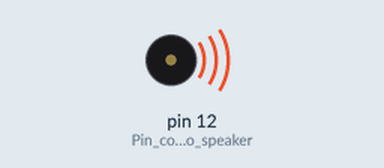
Simulated run of this sketch. Board: Arduino Uno, built with avr-gcc and run on an emulated ATmega328P. Shown: buzzer (waves = sounding). At 112.6 s the program stops and its outputs stay as they are.

Above: at 0.1 s.
At 37.7 s:
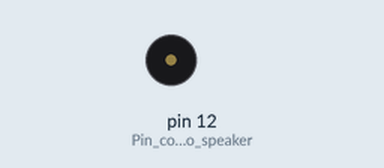
Timing chart, 0 to 40.0 s (numbered marks = the images above):
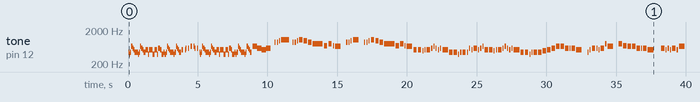

Measured:
- by itself, tone on pin 12 (Pin_connected_to_speaker): plays 439 Hz for 0.04 s, 391 Hz for 0.08 s, 439 Hz for 0.08 s, 656 Hz for 0.08 s, 585 Hz for 0.08 s, 521 Hz for 0.08 s … (184 notes in this stretch)

The sketch:

PlayTune.ino
```cpp
/*

*/
#define notecount 566  // paste notecount here

const unsigned short notes[notecount] PROGMEM = { 1136, 1275, 1136, 758, 851, 955, 1136, 1136, 1275, 1136, 758, 851, 955, 1136, 955, 1012, 1275, 955, 1012, \
                                                  1275, 955, 1012, 1275, 851, 955, 1275, 1136, 1275, 1136, 758, 851, 955, 1136, 1136, 1275, 1136, 758, 851, \
                                                  955, 1136, 955, 955, 955, 851, 851, 758, 758, 758, 851, 851, 1136, 1275, 1136, 758, 851, 955, 1136, \
                                                  1136, 1275, 1136, 758, 851, 955, 1136, 955, 1012, 1275, 955, 1012, 1275, 955, 1012, 1275, 851, 955, 1275, \
                                                  1136, 1275, 1136, 758, 851, 955, 1136, 1136, 1275, 1136, 758, 851, 955, 1136, 758, 803, 851, 901, 955, \
                                                  901, 851, 803, 568, 568, 506, 477, 568, 568, 506, 477, 506, 568, 637, 715, 637, 715, 758, 568, \
                                                  568, 506, 477, 568, 568, 506, 477, 506, 568, 637, 715, 637, 715, 758, 955, 955, 1012, 955, 955, \
                                                  851, 758, 851, 955, 851, 955, 1136, 1136, 1275, 1136, 1136, 1136, 851, 955, 851, 955, 851, 758, 955, \
                                                  955, 1012, 955, 955, 851, 758, 851, 955, 851, 955, 1136, 1136, 1275, 1136, 1136, 1136, 1012, 955, 851, \
                                                  758, 758, 851, 851, 851, 955, 1136, 955, 851, 851, 955, 851, 637, 758, 637, 715, 758, 758, 851, \
                                                  851, 851, 955, 851, 955, 851, 955, 851, 955, 758, 318, 357, 379, 379, 425, 425, 425, 477, 568, \
                                                  477, 425, 425, 477, 425, 318, 379, 318, 357, 379, 379, 425, 425, 425, 477, 425, 477, 425, 477, \
                                                  425, 379, 425, 379, 425, 379, 568, 637, 568, 379, 425, 477, 568, 568, 637, 568, 379, 425, 477, \
                                                  568, 477, 506, 637, 477, 506, 637, 477, 506, 637, 425, 477, 637, 568, 637, 568, 379, 425, 477, \
                                                  568, 568, 637, 568, 379, 425, 477, 568, 477, 477, 477, 425, 425, 379, 379, 379, 425, 425, 568, \
                                                  637, 568, 379, 425, 477, 568, 568, 637, 568, 379, 425, 477, 568, 477, 506, 637, 477, 506, 637, \
                                                  477, 506, 637, 425, 477, 637, 568, 637, 568, 379, 425, 477, 568, 568, 637, 568, 379, 425, 477, \
                                                  568, 379, 401, 425, 450, 477, 450, 425, 401, 568, 568, 506, 477, 568, 568, 506, 477, 506, 568, \
                                                  637, 715, 637, 715, 758, 568, 568, 506, 477, 568, 568, 506, 477, 506, 568, 637, 715, 637, 715, \
                                                  758, 955, 955, 1012, 955, 955, 851, 758, 851, 955, 851, 955, 1136, 1136, 1275, 1136, 1136, 1136, 1275, \
                                                  1516, 1275, 1516, 1275, 1136, 1136, 1136, 1275, 1136, 1136, 1012, 955, 1012, 1136, 1012, 1136, 1136, 1136, 1275, \
                                                  1136, 1136, 1136, 1012, 955, 851, 758, 1136, 1275, 1136, 758, 851, 955, 1136, 1136, 1275, 1136, 758, 851, \
                                                  955, 1136, 955, 1012, 1275, 955, 1012, 1275, 955, 1012, 1275, 851, 955, 1275, 1136, 1275, 1136, 758, 851, \
                                                  955, 1136, 1136, 1275, 1136, 758, 851, 955, 1136, 955, 955, 955, 851, 851, 758, 758, 758, 851, 851, \
                                                  1136, 1275, 1136, 758, 851, 955, 1136, 1136, 1275, 1136, 758, 851, 955, 1136, 955, 1012, 1275, 955, 1012, \
                                                  1275, 955, 1012, 1275, 851, 955, 1275, 1136, 1275, 1136, 758, 851, 955, 1136, 1136, 1275, 1136, 758, 851, \
                                                  955, 1136, 1012, 1072, 1136, 1203, 1136, 1072, 1012, 955, 955, 1012, 1012, 1012, 1136, 1136, 955, 851, 851, \
                                                  637, 851, 637, 758, 637, 715, 758, 758, 851, 851, 851, 955, 851, 955, 851, 955, 851, 955, 758, \
                                                  637, 715, 758, 758, 851, 851, 851, 955, 1136, 955, 851, 851, 955, 851, 637, 758, 637, 715, 758, \
                                                  758, 851, 851, 851, 955, 851, 955, 851, 955, 851, 758, 851, 758, 851, 758
                                                };

const unsigned short notenum[notecount] PROGMEM = { 16, 14, 16, 24, 21, 19, 51, 16, 14, 16, 24, 21, 19, 51, 19, 18, 14, 61, 18, \
                                                    45, 19, 18, 14, 68, 19, 45, 16, 14, 16, 24, 21, 19, 51, 16, 14, 16, 24, 21, \
                                                    19, 51, 19, 19, 19, 21, 21, 24, 24, 24, 21, 21, 16, 14, 16, 24, 21, 19, 51, \
                                                    16, 14, 16, 24, 21, 19, 51, 19, 18, 14, 61, 18, 45, 19, 18, 14, 68, 19, 45, \
                                                    16, 14, 16, 24, 21, 19, 51, 16, 14, 16, 24, 21, 19, 51, 105, 99, 94, 88, 83, \
                                                    88, 94, 99, 70, 70, 79, 587, 70, 70, 79, 251, 237, 211, 565, 167, 188, 55, 263, 70, \
                                                    70, 79, 419, 70, 70, 79, 251, 237, 211, 565, 167, 188, 55, 263, 125, 125, 39, 41, 125, \
                                                    47, 52, 47, 41, 47, 209, 105, 105, 31, 35, 105, 35, 47, 41, 141, 41, 47, 52, 125, \
                                                    125, 39, 41, 125, 47, 52, 47, 41, 47, 209, 105, 105, 31, 35, 105, 105, 118, 125, 141, \
                                                    158, 158, 141, 47, 141, 209, 35, 41, 141, 47, 41, 141, 54, 263, 188, 167, 158, 158, 141, \
                                                    47, 141, 209, 141, 41, 47, 41, 141, 41, 263, 377, 336, 316, 316, 282, 94, 282, 419, 70, \
                                                    83, 282, 94, 83, 282, 125, 527, 377, 336, 316, 316, 282, 94, 282, 419, 282, 83, 94, 83, \
                                                    282, 316, 94, 105, 94, 738, 32, 28, 32, 48, 43, 38, 102, 32, 28, 32, 48, 43, 38, \
                                                    102, 38, 36, 28, 122, 36, 91, 38, 36, 28, 137, 38, 91, 32, 28, 32, 48, 43, 38, \
                                                    102, 32, 28, 32, 48, 43, 38, 102, 38, 38, 38, 43, 43, 48, 48, 48, 43, 43, 32, \
                                                    28, 32, 48, 43, 38, 102, 32, 28, 32, 48, 43, 38, 102, 38, 36, 28, 122, 36, 91, \
                                                    38, 36, 28, 137, 38, 91, 32, 28, 32, 48, 43, 38, 102, 32, 28, 32, 48, 43, 38, \
                                                    102, 211, 193, 184, 177, 167, 177, 188, 199, 70, 70, 79, 587, 70, 70, 79, 251, 237, 211, \
                                                    565, 167, 188, 55, 263, 70, 70, 79, 419, 70, 70, 79, 251, 237, 211, 565, 167, 188, 55, \
                                                    263, 125, 125, 39, 41, 125, 47, 52, 47, 41, 47, 209, 105, 105, 31, 35, 105, 35, 31, \
                                                    26, 94, 26, 31, 35, 105, 105, 31, 35, 105, 39, 41, 39, 35, 39, 176, 105, 105, 31, \
                                                    35, 105, 105, 118, 125, 141, 10, 16, 14, 16, 24, 21, 19, 51, 16, 14, 16, 24, 21, \
                                                    19, 51, 19, 18, 14, 61, 18, 45, 19, 18, 14, 68, 19, 45, 16, 14, 16, 24, 21, \
                                                    19, 51, 16, 14, 16, 24, 21, 19, 51, 19, 19, 19, 21, 21, 24, 24, 24, 21, 21, \
                                                    16, 14, 16, 24, 21, 19, 51, 16, 14, 16, 24, 21, 19, 51, 19, 18, 14, 61, 18, \
                                                    45, 19, 18, 14, 68, 19, 45, 16, 14, 16, 24, 21, 19, 51, 16, 14, 16, 24, 21, \
                                                    19, 51, 79, 74, 70, 66, 70, 74, 79, 116, 125, 118, 39, 118, 176, 35, 41, 141, 47, \
                                                    62, 131, 62, 263, 188, 167, 158, 158, 141, 47, 141, 209, 141, 41, 47, 41, 141, 41, 261, \
                                                    188, 167, 158, 158, 141, 47, 141, 209, 35, 41, 141, 47, 41, 141, 62, 263, 188, 167, 158, \
                                                    158, 141, 47, 141, 209, 141, 41, 47, 41, 141, 158, 47, 52, 47, 428
                                                  };

const unsigned short timedelay[notecount] PROGMEM = { 0, 433, 433, 433, 433, 433, 433, 433, 433, 433, 433, 433, 433, 433, 433, 433, 433, 433, 433, \
                                                      433, 433, 433, 433, 433, 433, 433, 433, 433, 433, 433, 433, 433, 433, 433, 433, 433, 433, 433, \
                                                      433, 433, 433, 433, 1233, 433, 1233, 1233, 433, 1233, 433, 1233, 1233, 433, 433, 433, 433, 433, 433, \
                                                      433, 433, 433, 433, 433, 433, 433, 433, 433, 433, 433, 433, 433, 433, 433, 433, 433, 433, 433, \
                                                      433, 433, 433, 433, 433, 433, 433, 433, 433, 433, 433, 433, 433, 433, 433, 0, 0, 0, 0, \
                                                      0, 0, 0, 3033, 800, 800, 800, 2400, 800, 800, 800, 800, 800, 800, 800, 800, 800, 800, 4000, \
                                                      800, 800, 800, 4000, 800, 800, 800, 800, 800, 800, 800, 800, 800, 800, 800, 800, 800, 800, 800, \
                                                      800, 800, 800, 800, 800, 800, 800, 800, 800, 800, 800, 800, 800, 800, 800, 800, 800, 800, 800, \
                                                      800, 800, 800, 800, 800, 800, 800, 800, 800, 800, 800, 800, 800, 800, 800, 800, 800, 800, 800, \
                                                      800, 800, 800, 800, 800, 800, 4000, 800, 800, 800, 800, 800, 833, 866, 4000, 800, 800, 800, 800, \
                                                      800, 800, 800, 5600, 800, 800, 800, 800, 800, 800, 4000, 800, 800, 800, 800, 800, 800, 800, 4000, \
                                                      800, 800, 800, 800, 800, 800, 800, 4000, 800, 800, 800, 800, 800, 800, 800, 5600, 800, 800, 800, \
                                                      800, 2400, 800, 800, 800, 800, 966, 433, 433, 433, 433, 433, 433, 433, 433, 433, 433, 433, 433, \
                                                      433, 433, 433, 433, 433, 433, 433, 433, 433, 433, 433, 433, 433, 433, 433, 433, 433, 433, 433, \
                                                      433, 433, 433, 433, 433, 433, 433, 433, 433, 433, 1233, 433, 1233, 1233, 433, 1233, 433, 1233, 1233, \
                                                      433, 433, 433, 433, 433, 433, 433, 433, 433, 433, 433, 433, 433, 433, 433, 433, 433, 433, 433, \
                                                      433, 433, 433, 433, 433, 433, 433, 433, 433, 433, 433, 433, 433, 433, 433, 433, 433, 433, 433, \
                                                      433, 433, 16, 33, 33, 0, 0, 0, 0, 3033, 800, 800, 800, 2400, 800, 800, 800, 800, 800, \
                                                      800, 800, 800, 800, 800, 4000, 800, 800, 800, 4000, 800, 800, 800, 800, 800, 800, 800, 800, 800, \
                                                      800, 800, 800, 800, 800, 800, 800, 800, 800, 800, 800, 800, 800, 800, 800, 800, 800, 800, 800, \
                                                      800, 800, 800, 800, 800, 800, 800, 800, 800, 800, 800, 800, 800, 800, 800, 800, 800, 800, 800, \
                                                      800, 800, 800, 800, 800, 800, 800, 16, 416, 433, 433, 433, 433, 433, 433, 433, 433, 433, 433, \
                                                      433, 433, 433, 433, 433, 433, 433, 433, 433, 433, 433, 433, 433, 433, 433, 433, 433, 433, 433, \
                                                      433, 433, 433, 433, 433, 433, 433, 433, 433, 433, 433, 1233, 433, 1233, 1233, 433, 1233, 433, 1233, \
                                                      1233, 433, 433, 433, 433, 433, 433, 433, 433, 433, 433, 433, 433, 433, 433, 433, 433, 433, 433, \
                                                      433, 433, 433, 433, 433, 433, 433, 433, 433, 433, 433, 433, 433, 433, 433, 433, 433, 433, 433, \
                                                      433, 433, 2033, 0, 0, 0, 0, 0, 0, 0, 800, 800, 800, 800, 800, 4000, 800, 800, 800, \
                                                      800, 966, 800, 800, 4000, 800, 800, 800, 800, 800, 800, 800, 5600, 800, 800, 800, 800, 800, 700, \
                                                      4133, 800, 800, 800, 800, 800, 800, 800, 4000, 800, 800, 800, 800, 800, 800, 800, 4000, 800, 800, \
                                                      800, 800, 800, 800, 800, 5600, 800, 800, 800, 800, 2400, 800, 800, 800, 800
                                                    };
void setup() {
  pinMode(12, OUTPUT); //Pin connected to speaker
}

void loop() {
  int xvar = 0;
  for (; xvar < notecount; xvar++) {
    if (pgm_read_word_near(&timedelay[xvar]) < 25) {
      delayMicroseconds(25);
    }
    else {
      int td = pgm_read_word_near(&timedelay[xvar]) / 10;
      delay(td);
    }
    for (unsigned short i = 0; i < pgm_read_word_near(&notenum[xvar]); i++) {
      digitalWrite(12, HIGH);
      delayMicroseconds(pgm_read_word_near(&notes[xvar]));
      digitalWrite(12, LOW);
      delayMicroseconds(pgm_read_word_near(&notes[xvar]));
    }
  }
  xvar = 0;
  while (1);
}
```
